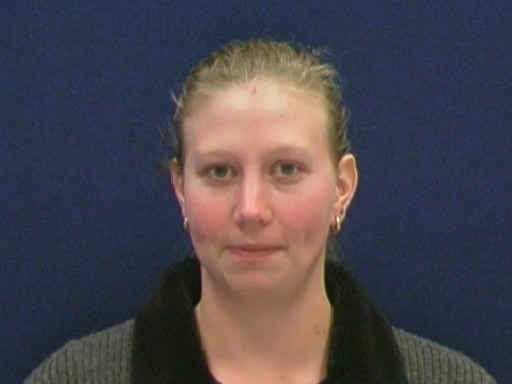
#> input picture data/10faces/0/01.jpg, 512 x 384 px; its folder holds only this picture in this run
$ python face_recognition_hfs.py   (older library calls are emulated)
#> lines starting #> are read from the running program, lines starting #| are printed output that depends on the picture
import matplotlib.pyplot as plt
from imageio import imread
import numpy as np
import cv2
import os

from helper import *

from harmonic_function_solution import *


def offline_face_recognition():
    """
    TO BE COMPLETED

    Function to test offline face recognition.
    """

    # Parameters
    cc = cv2.CascadeClassifier(os.path.join('data', 'haarcascade_frontalface_default.xml'))
    frame_size = 96
    # Loading images
    images = np.zeros((100, frame_size ** 2))
    labels = np.zeros(100)

    for i in np.arange(10):
        for j in np.arange(10):
            im = imread("data/10faces/%d/%02d.jpg" % (i, j + 1))
#> im is the input picture: shape (384, 512, 3); mean R, G, B 73.5, 68.9, 77.2
            box = cc.detectMultiScale(im)
#> box = [[147, 85, 214, 214]]
            top_face = {"area": 0}

            for cfx, cfy, clx, cly in box:
                face_area = clx * cly
                if face_area > top_face["area"]:
                    top_face["area"] = face_area
                    top_face["box"] = [cfx, cfy, clx, cly]
#> this loop made 1 pass
#> (cfx, cfy, clx, cly, face_area) on pass 1: (147, 85, 214, 214, 45796)
#> after the loop, top_face = {'area': 45796, 'box': [147, 85, 214, 214]}

            fx, fy, lx, ly = top_face["box"]
#> fx = 147; fy = 85; lx = 214; ly = 214
            gray_im = cv2.cvtColor(im, cv2.COLOR_BGR2GRAY)
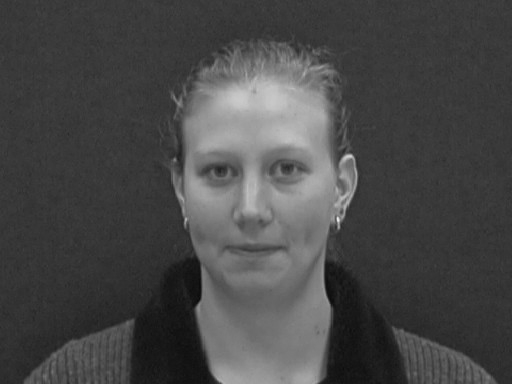
#> gray_im: shape (384, 512); min 9, max 233, mean 71.9
            gray_face = gray_im[fy:fy + ly, fx:fx + lx]
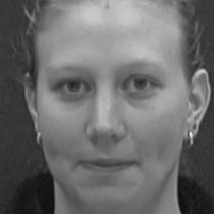
#> gray_face: shape (214, 214); min 9, max 233, mean 108.1

            """
            Apply preprocessing to balance the image (color/lightning), such as filtering
            (cv.boxFilter, cv.GaussianBlur, cv.bilinearFilter) and
            equalization (cv.equalizeHist).
            """
            gray_face = cv2.equalizeHist(gray_face)
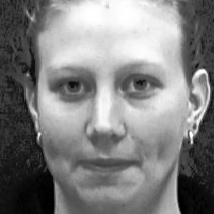
#> gray_face: shape (214, 214); min 0, max 255, mean 128.5
            gray_face = cv2.GaussianBlur(gray_face, (5, 5), 0)
            gf = cv2.resize(gray_face, (frame_size, frame_size)).astype(np.float)
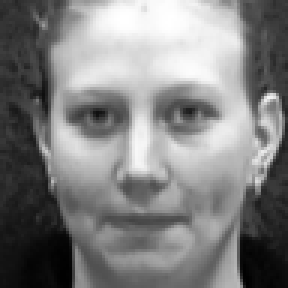
#> gf: shape (96, 96) float64 (shown 3 times larger); min 0, max 255, mean 128.4
            gf -= gf.mean()
            gf /= gf.max()
            gray_face = gf
            # resize the face and reshape it to a row vector, record labels
            images[j * 10 + i] = gray_face.reshape((-1))
            labels[j * 10 + i] = i + 1

    """
     If you want to plot the dataset, set the following variable to True
    """
    plot_the_dataset = False

    if plot_the_dataset:
        plt.figure(1)
        for i in range(100):
            plt.subplot(10, 10, i+1)
            plt.axis('off')
            plt.imshow(images[i].reshape(frame_size, frame_size))
            r='{:d}'.format(i+1)
            if i < 10:
                plt.title('Person '+r)
        plt.show()

    """
    select 4 random labels per person and reveal them
    Y_masked: (n x 1) masked label vector, where entries Y_i take a values in [1, ..., num_classes] if the node is
              labeled, or 0 if the node is unlabeled (masked)
    """
    Y_labels = labels.copy()
    Y_labels = Y_labels.reshape((10,10))
    Y_masked = Y_labels.T
    for i in range(len(Y_masked)):
        r = np.random.choice(10,6,replace = False)
        for j in range(50):
            for k in range(len(r)):
                if int(r[k]) == j:
                    Y_masked[i,j] = 0
    Y_masked = Y_masked.T
    Y_masked = Y_masked.reshape(100,)

    """
     Choose the experiment parameter and compute hfs solution using either soft_hfs or hard_hfs
    """
    gamma = .95
    var = 10000
    eps = 0
    k = 3
    laplacian_regularization = gamma
    laplacian_normalization = ''
    c_l = 0.96
    c_u = 0.04

    # hard or soft HFS
    rlabels = soft_hfs(images, Y_masked, c_l, c_u, laplacian_regularization, var, eps, k, laplacian_normalization)
    #rlabels = hard_hfs(images, Y_masked, laplacian_regularization, var, eps, k, laplacian_normalization)


    # Plots #
    plt.subplot(121)
    plt.imshow(labels.reshape((10, 10)))

    plt.subplot(122)
    plt.imshow(rlabels.reshape((10, 10)))
    plt.title("Acc: {}".format(np.equal(rlabels, labels).mean()))

    plt.show()


# [104 lines left out: function offline_face_recognition_augmented, not called in this run]


if __name__ == '__main__':
    # Question 2.1 to 2.3
#> (the run stopped early here; a loop or call above may not have finished)

$ run again, on data/10faces/1/01.jpg
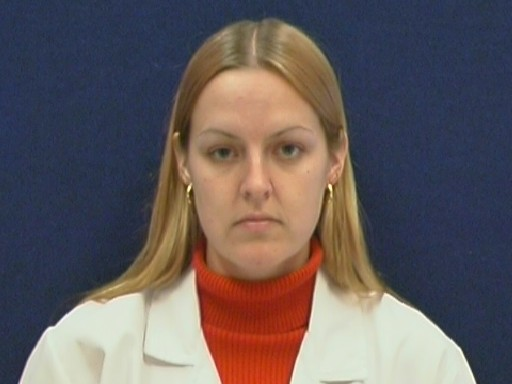
#> input picture data/10faces/1/01.jpg, 512 x 384 px, found by its file name
#> in offline_face_recognition, im is the input picture: shape (384, 512, 3); mean R, G, B 101, 92, 93.4
#> box = [[162, 76, 190, 190]]
#> the loop in offline_face_recognition, `for cfx, cfy, clx, cly in box:` made 1 pass
#> (cfx, cfy, clx, cly, face_area) on pass 1: (162, 76, 190, 190, 36100)
#> after the loop in offline_face_recognition, `for cfx, cfy, clx, cly in box:`: top_face = {'area': 36100, 'box': [162, 76, 190, 190]}
#> fx = 162; fy = 76; lx = 190
#> in offline_face_recognition, `gray_face = gray_im[fy:fy + ly, fx:fx + lx]`:
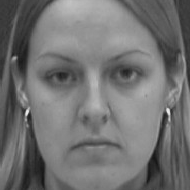
#> gray_face: shape (190, 190); min 21, max 234, mean 114.1
#> in offline_face_recognition, `gf = cv2.resize(gray_face, (frame_size, frame_size)).astype(np.float)`:
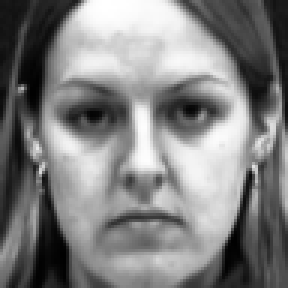
#> gf: shape (96, 96) float64 (shown 3 times larger); min 1, max 255, mean 128.5
